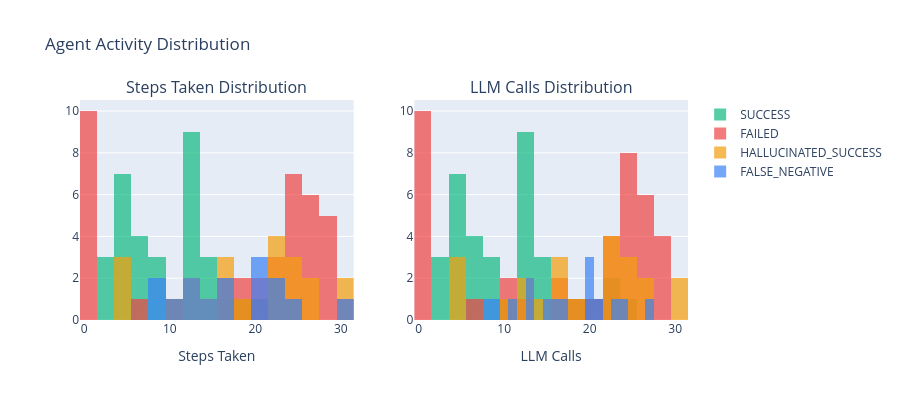

The notebook cell this image was saved under:
### Code cell
# ── Steps & LLM calls distribution ──
fig = make_subplots(rows=1, cols=2,
                    subplot_titles=['Steps Taken Distribution', 'LLM Calls Distribution'])

for status, color in [('SUCCESS', '#10B981'), ('FAILED', '#EF4444'), ('HALLUCINATED_SUCCESS', '#F59E0B'), ('FALSE_NEGATIVE', '#3B82F6')]:
    subset = df[df['corrected_status'] == status]
    fig.add_trace(go.Histogram(
        x=subset['steps_taken'], name=status,
        marker_color=color, opacity=0.7, nbinsx=20
    ), row=1, col=1)
    fig.add_trace(go.Histogram(
        x=subset['llm_calls'], name=status,
        marker_color=color, opacity=0.7, nbinsx=20,
        showlegend=False
    ), row=1, col=2)

fig.update_layout(title_text='Agent Activity Distribution', height=400, barmode='overlay')
fig.update_xaxes(title_text='Steps Taken', row=1, col=1)
fig.update_xaxes(title_text='LLM Calls', row=1, col=2)
fig.show()

### Figure 1 — Plotly figure (JSON) as saved in the notebook; plotly's stock layout.template omitted (floating-point values rounded to 4 significant figures)
{"data": [{"marker": {"color": "#10B981"}, "name": "SUCCESS", "nbinsx": 20, "opacity": 0.7, "type": "histogram", "x": [2, 18, 12, 11, 22, 15, 4, 24, 6, 21, 6, 5, 4, 12, 2, 13, 15, 5, 8, 12, 9, 13, 4, 23, 15, 3, 16, 9, 7, 13, 4, 13, 12, 5, 13, 6], "xaxis": "x", "yaxis": "y"}, {"marker": {"color": "#10B981"}, "name": "SUCCESS", "nbinsx": 20, "opacity": 0.7, "showlegend": false, "type": "histogram", "x": [2, 18, 12, 11, 22, 15, 4, 24, 6, 21, 6, 5, 4, 12, 2, 13, 15, 5, 8, 12, 9, 13, 4, 23, 15, 3, 16, 9, 7, 13, 4, 13, 12, 5, 13, 6], "xaxis": "x2", "yaxis": "y2"}, {"marker": {"color": "#EF4444"}, "name": "FAILED", "nbinsx": 20, "opacity": 0.7, "type": "histogram", "x": [0, 0, 21, 29, 24, 23, 0, 0, 24, 0, 0, 28, 21, 19, 0, 27, 27, 0, 24, 25, 29, 19, 0, 29, 16, 27, 23, 6, 0, 27, 29, 27, 25, 27, 16, 11, 25, 23, 24, 30], "xaxis": "x", "yaxis": "y"}, {"marker": {"color": "#EF4444"}, "name": "FAILED", "nbinsx": 20, "opacity": 0.7, "showlegend": false, "type": "histogram", "x": [0, 0, 16, 27, 24, 23, 0, 0, 24, 0, 0, 28, 20, 19, 0, 27, 26, 0, 23, 25, 29, 12, 0, 29, 11, 27, 23, 6, 0, 26, 25, 27, 25, 25, 16, 11, 25, 23, 24, 29], "xaxis": "x2", "yaxis": "y2"}, {"marker": {"color": "#F59E0B"}, "name": "HALLUCINATED_SUCCESS", "nbinsx": 20, "opacity": 0.7, "type": "histogram", "x": [26, 17, 30, 23, 12, 14, 25, 11, 27, 23, 23, 30, 22, 4, 4, 16, 19, 16, 24, 5, 12, 24], "xaxis": "x", "yaxis": "y"}, {"marker": {"color": "#F59E0B"}, "name": "HALLUCINATED_SUCCESS", "nbinsx": 20, "opacity": 0.7, "showlegend": false, "type": "histogram", "x": [26, 17, 30, 23, 12, 14, 25, 11, 27, 23, 23, 30, 22, 4, 4, 16, 19, 16, 24, 5, 12, 24], "xaxis": "x2", "yaxis": "y2"}, {"marker": {"color": "#3B82F6"}, "name": "FALSE_NEGATIVE", "nbinsx": 20, "opacity": 0.7, "type": "histogram", "x": [17, 15, 13, 30, 24, 17, 20, 23, 13, 9, 21, 20, 11, 9, 22], "xaxis": "x", "yaxis": "y"}, {"marker": {"color": "#3B82F6"}, "name": "FALSE_NEGATIVE", "nbinsx": 20, "opacity": 0.7, "showlegend": false, "type": "histogram", "x": [16, 15, 13, 27, 24, 17, 20, 23, 13, 8, 21, 20, 11, 9, 20], "xaxis": "x2", "yaxis": "y2"}], "layout": {"annotations": [{"font": {"size": 16}, "showarrow": false, "text": "Steps Taken Distribution", "x": 0.225, "xanchor": "center", "xref": "paper", "y": 1, "yanchor": "bottom", "yref": "paper"}, {"font": {"size": 16}, "showarrow": false, "text": "LLM Calls Distribution", "x": 0.775, "xanchor": "center", "xref": "paper", "y": 1, "yanchor": "bottom", "yref": "paper"}], "barmode": "overlay", "height": 400, "title": {"text": "Agent Activity Distribution"}, "xaxis": {"anchor": "y", "domain": [0, 0.45], "title": {"text": "Steps Taken"}}, "xaxis2": {"anchor": "y2", "domain": [0.55, 1], "title": {"text": "LLM Calls"}}, "yaxis": {"anchor": "x", "domain": [0, 1]}, "yaxis2": {"anchor": "x2", "domain": [0, 1]}}}
